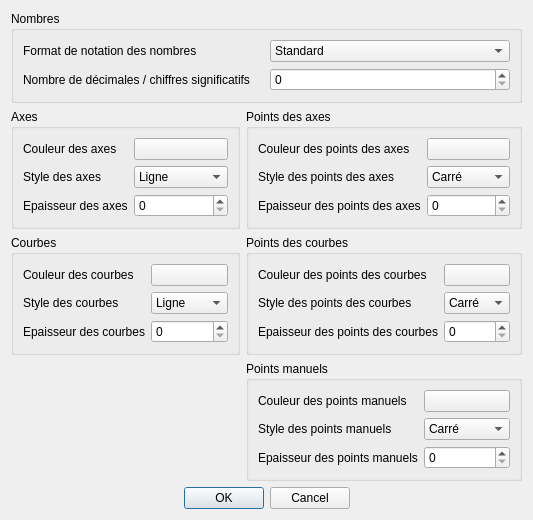
<?xml version="1.0" encoding="UTF-8"?>
<ui version="4.0">
 <class>FenetreParametresAffichage</class>
 <widget class="QDialog" name="FenetreParametresAffichage">
  <property name="geometry">
   <rect>
    <x>0</x>
    <y>0</y>
    <width>463</width>
    <height>468</height>
   </rect>
  </property>
  <property name="windowTitle">
   <string>Paramètres d'affichage</string>
  </property>
  <layout class="QGridLayout" name="gridLayoutFenetreParametresAffichage">
   <item row="0" column="0" colspan="2">
    <widget class="QGroupBox" name="groupBoxNombres">
     <property name="title">
      <string>Nombres</string>
     </property>
     <layout class="QGridLayout" name="gridLayoutNombres">
      <item row="0" column="0">
       <widget class="QLabel" name="labelFormatNotationNombres">
        <property name="text">
         <string>Format de notation des nombres</string>
        </property>
       </widget>
      </item>
      <item row="0" column="1">
       <widget class="QComboBox" name="comboBoxFormatNotationNombres">
        <item>
         <property name="text">
          <string>Standard</string>
         </property>
        </item>
        <item>
         <property name="text">
          <string>Scientifique</string>
         </property>
        </item>
       </widget>
      </item>
      <item row="1" column="0">
       <widget class="QLabel" name="labelNombreDecimalesOuChiffresSignificatifs">
        <property name="text">
         <string>Nombre de décimales / chiffres significatifs</string>
        </property>
       </widget>
      </item>
      <item row="1" column="1">
       <widget class="QSpinBox" name="spinBoxNombreDecimalesOuChiffresSignificatifs"/>
      </item>
     </layout>
    </widget>
   </item>
   <item row="1" column="0">
    <widget class="QGroupBox" name="groupBoxAxes">
     <property name="title">
      <string>Axes</string>
     </property>
     <layout class="QGridLayout" name="gridLayoutAxes">
      <item row="0" column="0">
       <widget class="QLabel" name="labelCouleurAxes">
        <property name="text">
         <string>Couleur des axes</string>
        </property>
       </widget>
      </item>
      <item row="0" column="1">
       <widget class="QPushButton" name="pushButtonCouleurAxes">
        <property name="text">
         <string/>
        </property>
       </widget>
      </item>
      <item row="1" column="0">
       <widget class="QLabel" name="labelStyleAxes">
        <property name="text">
         <string>Style des axes</string>
        </property>
       </widget>
      </item>
      <item row="1" column="1">
       <widget class="QComboBox" name="comboBoxStyleAxes">
        <item>
         <property name="text">
          <string>Ligne</string>
         </property>
        </item>
        <item>
         <property name="text">
          <string>Tirets</string>
         </property>
        </item>
        <item>
         <property name="text">
          <string>Pointillés</string>
         </property>
        </item>
       </widget>
      </item>
      <item row="2" column="0">
       <widget class="QLabel" name="labelEpaisseurAxes">
        <property name="text">
         <string>Epaisseur des axes</string>
        </property>
       </widget>
      </item>
      <item row="2" column="1">
       <widget class="QSpinBox" name="spinBoxEpaisseurAxes"/>
      </item>
     </layout>
    </widget>
   </item>
   <item row="1" column="1">
    <widget class="QGroupBox" name="groupBoxPointsAxes">
     <property name="title">
      <string>Points des axes</string>
     </property>
     <layout class="QGridLayout" name="gridLayoutPointsAxes">
      <item row="0" column="0">
       <widget class="QLabel" name="labelCouleurPointsAxes">
        <property name="text">
         <string>Couleur des points des axes</string>
        </property>
       </widget>
      </item>
      <item row="0" column="1">
       <widget class="QPushButton" name="pushButtonCouleurPointsAxes">
        <property name="text">
         <string/>
        </property>
       </widget>
      </item>
      <item row="1" column="0">
       <widget class="QLabel" name="labelStylePointsAxes">
        <property name="text">
         <string>Style des points des axes</string>
        </property>
       </widget>
      </item>
      <item row="1" column="1">
       <widget class="QComboBox" name="comboBoxStylePointsAxes">
        <item>
         <property name="text">
          <string>Carré</string>
         </property>
        </item>
        <item>
         <property name="text">
          <string>Cercle</string>
         </property>
        </item>
       </widget>
      </item>
      <item row="2" column="0">
       <widget class="QLabel" name="labelEpaisseurPointsAxes">
        <property name="text">
         <string>Epaisseur des points des axes</string>
        </property>
       </widget>
      </item>
      <item row="2" column="1">
       <widget class="QSpinBox" name="spinBoxEpaisseurPointsAxes"/>
      </item>
     </layout>
    </widget>
   </item>
   <item row="2" column="0">
    <widget class="QGroupBox" name="groupBoxCourbes">
     <property name="title">
      <string>Courbes</string>
     </property>
     <layout class="QGridLayout" name="gridLayoutCourbes">
      <item row="0" column="0">
       <widget class="QLabel" name="labelCouleurCourbes">
        <property name="text">
         <string>Couleur des courbes</string>
        </property>
       </widget>
      </item>
      <item row="0" column="1">
       <widget class="QPushButton" name="pushButtonCouleurCourbes">
        <property name="text">
         <string/>
        </property>
       </widget>
      </item>
      <item row="1" column="0">
       <widget class="QLabel" name="labelStyleCourbes">
        <property name="text">
         <string>Style des courbes</string>
        </property>
       </widget>
      </item>
      <item row="1" column="1">
       <widget class="QComboBox" name="comboBoxStyleCourbes">
        <item>
         <property name="text">
          <string>Ligne</string>
         </property>
        </item>
        <item>
         <property name="text">
          <string>Tirets</string>
         </property>
        </item>
        <item>
         <property name="text">
          <string>Pontillés</string>
         </property>
        </item>
       </widget>
      </item>
      <item row="2" column="0">
       <widget class="QLabel" name="labelEpaisseurCourbes">
        <property name="text">
         <string>Epaisseur des courbes</string>
        </property>
       </widget>
      </item>
      <item row="2" column="1">
       <widget class="QSpinBox" name="spinBoxEpaisseurCourbes"/>
      </item>
     </layout>
    </widget>
   </item>
   <item row="2" column="1">
    <widget class="QGroupBox" name="groupBoxPointsCourbes">
     <property name="title">
      <string>Points des courbes</string>
     </property>
     <layout class="QGridLayout" name="gridLayoutPointsCourbes">
      <item row="0" column="0">
       <widget class="QLabel" name="labelCouleurPointsCourbes">
        <property name="text">
         <string>Couleur des points des courbes</string>
        </property>
       </widget>
      </item>
      <item row="0" column="1">
       <widget class="QPushButton" name="pushButtonCouleurPointsCourbes">
        <property name="text">
         <string/>
        </property>
       </widget>
      </item>
      <item row="1" column="0">
       <widget class="QLabel" name="labelStylePointsCourbes">
        <property name="text">
         <string>Style des points des courbes</string>
        </property>
       </widget>
      </item>
      <item row="1" column="1">
       <widget class="QComboBox" name="comboBoxStylePointsCourbes">
        <item>
         <property name="text">
          <string>Carré</string>
         </property>
        </item>
        <item>
         <property name="text">
          <string>Cercle</string>
         </property>
        </item>
       </widget>
      </item>
      <item row="2" column="0">
       <widget class="QLabel" name="labelEpaisseurPointsCourbes">
        <property name="text">
         <string>Epaisseur des points des courbes</string>
        </property>
       </widget>
      </item>
      <item row="2" column="1">
       <widget class="QSpinBox" name="spinBoxEpaisseurPointsCourbes"/>
      </item>
     </layout>
    </widget>
   </item>
   <item row="3" column="1">
    <widget class="QGroupBox" name="groupBoxPointsManuels">
     <property name="title">
      <string>Points manuels</string>
     </property>
     <layout class="QGridLayout" name="gridLayoutPointsManuels">
      <item row="0" column="0">
       <widget class="QLabel" name="labelCouleurPointsManuels">
        <property name="text">
         <string>Couleur des points manuels</string>
        </property>
       </widget>
      </item>
      <item row="0" column="1">
       <widget class="QPushButton" name="pushButtonCouleurPointsManuels">
        <property name="text">
         <string/>
        </property>
       </widget>
      </item>
      <item row="1" column="0">
       <widget class="QLabel" name="labelStylePointsManuels">
        <property name="text">
         <string>Style des points manuels</string>
        </property>
       </widget>
      </item>
      <item row="1" column="1">
       <widget class="QComboBox" name="comboBoxStylePointsManuels">
        <item>
         <property name="text">
          <string>Carré</string>
         </property>
        </item>
        <item>
         <property name="text">
          <string>Cercle</string>
         </property>
        </item>
       </widget>
      </item>
      <item row="2" column="0">
       <widget class="QLabel" name="labelEpaisseurPointsManuels">
        <property name="text">
         <string>Epaisseur des points manuels</string>
        </property>
       </widget>
      </item>
      <item row="2" column="1">
       <widget class="QSpinBox" name="spinBoxEpaisseurPointsManuels"/>
      </item>
     </layout>
    </widget>
   </item>
   <item row="4" column="0" colspan="2">
    <widget class="QDialogButtonBox" name="buttonBox">
     <property name="standardButtons">
      <set>QDialogButtonBox::Cancel|QDialogButtonBox::Ok</set>
     </property>
     <property name="centerButtons">
      <bool>true</bool>
     </property>
    </widget>
   </item>
  </layout>
 </widget>
 <resources/>
 <connections>
  <connection>
   <sender>buttonBox</sender>
   <signal>accepted()</signal>
   <receiver>FenetreParametresAffichage</receiver>
   <slot>accept()</slot>
   <hints>
    <hint type="sourcelabel">
     <x>248</x>
     <y>254</y>
    </hint>
    <hint type="destinationlabel">
     <x>157</x>
     <y>274</y>
    </hint>
   </hints>
  </connection>
  <connection>
   <sender>buttonBox</sender>
   <signal>rejected()</signal>
   <receiver>FenetreParametresAffichage</receiver>
   <slot>reject()</slot>
   <hints>
    <hint type="sourcelabel">
     <x>316</x>
     <y>260</y>
    </hint>
    <hint type="destinationlabel">
     <x>286</x>
     <y>274</y>
    </hint>
   </hints>
  </connection>
 </connections>
</ui>
